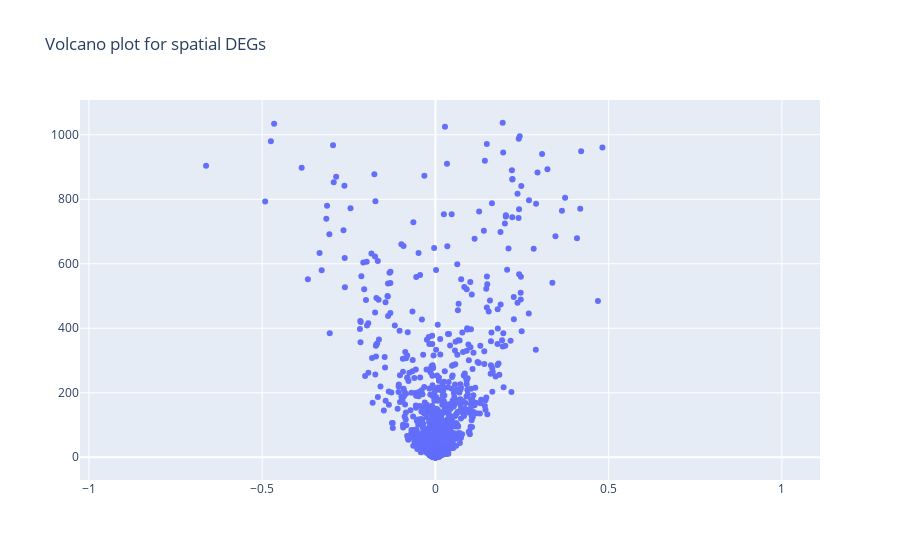

The notebook cell saved with this chart:
### Code cell
pl_spatial_de(adata=adata)

### Figure 1 — Plotly figure (JSON) as saved in the notebook; plotly's stock layout.template omitted (floating-point values rounded to 4 significant figures; data arrays with more than 128 entries replaced by an {"elided": "..."} marker saying what was removed)
{"data": [{"hovertext": {"elided": "2000 str values"}, "mode": "markers", "type": "scatter", "x": {"elided": "2000 float values"}, "y": {"elided": "2000 float values"}}], "layout": {"title": {"text": "Volcano plot for spatial DEGs"}}}
